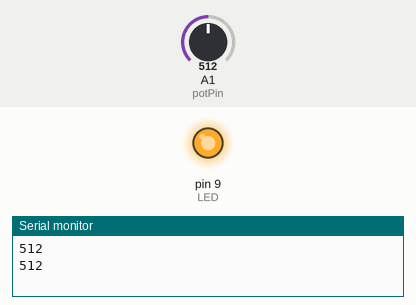
This sketch was run on a simulated Arduino Uno, built with avr-gcc and run on an emulated ATmega328P. Shown: output pins drawn as LEDs (lit = HIGH), the last lines printed to the serial monitor. The inputs (shaded band) are chosen by the test bench; at power-on: A1 (potPin) = 512.

Above: at 1.3 s.
1.4 s: A1 (potPin) set to 0
At 1.9 s:
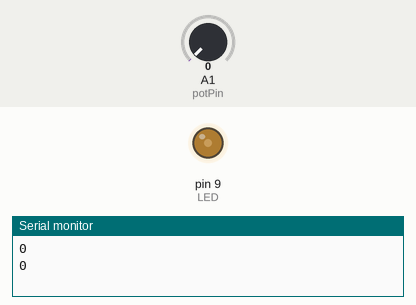
4.4 s: A1 (potPin) set to 122
At 4.7 s:
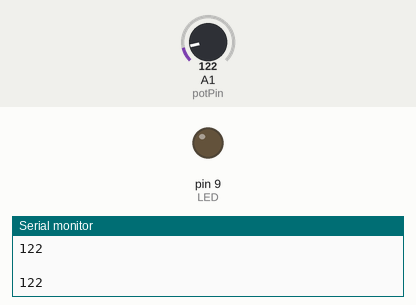
Timing chart, 0 to 13.4 s (numbered marks = the images above; inputs shaded):
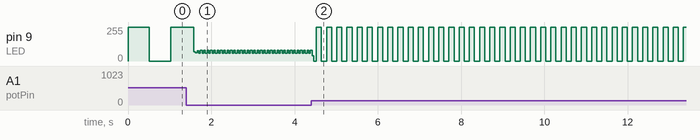

Measured:
- by itself, pin 9 (LED): moves between 0/255 and 255/255, repeating every 0.49 s

The sketch:

LED_Speed_Control_001.ino
```cpp
int potPin = A1;
int LED = 9;

void setup()
{
  pinMode(potPin, INPUT);
  pinMode(LED, OUTPUT);
  Serial.begin(9600);
}

void loop()
{
  digitalWrite(LED, HIGH);
  delay(analogRead(potPin));
  Serial.println(analogRead(potPin));

  digitalWrite(LED, LOW);
  delay(analogRead(potPin));
  Serial.println(analogRead(potPin));
  Serial.println("   ");
}
```
